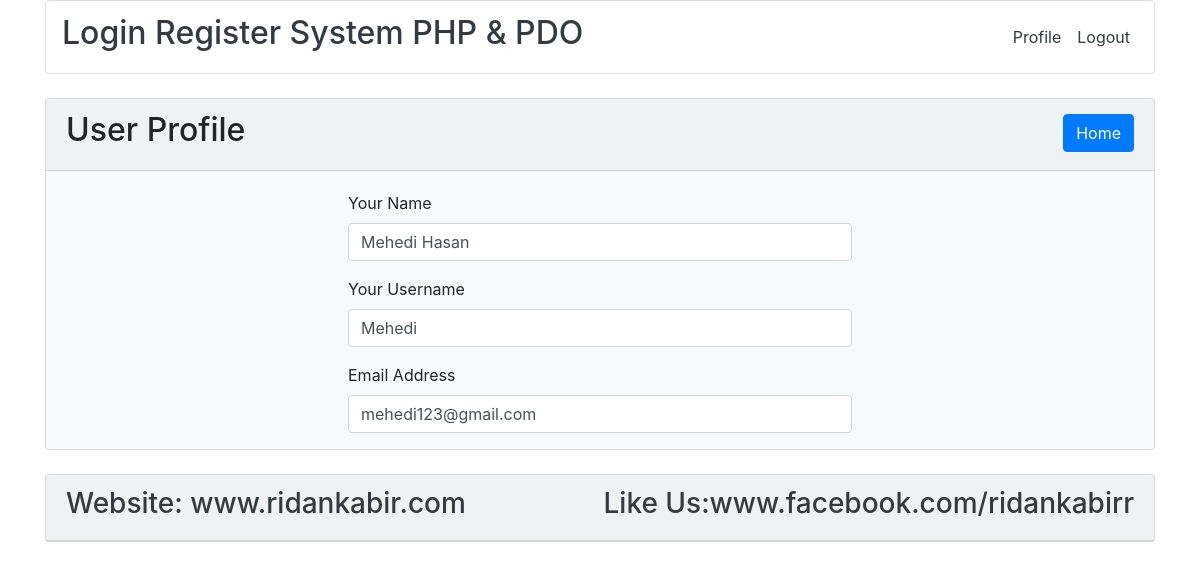
The page /profile.php?id=25 (signed in) on the database its author committed.
### tables this page shows
CREATE TABLE `tbl_user` (
  `id` int(11) NOT NULL,
  `name` varchar(255) NOT NULL,
  `username` varchar(255) NOT NULL,
  `email` varchar(255) NOT NULL,
  `password` varchar(255) NOT NULL
);

### lib/User.php (called while the page is built, shortened)
<?php
	include "Database.php";
	class User{
		private $db;
		public function __construct(){
			$this->db = new Database();
		}
	public function getUserById($userId){
		$sql = "SELECT * FROM tbl_user WHERE id = :id LIMIT 1";
			$query = $this->db->pdo->prepare($sql);
			$query->bindValue(':id', $userId);
			$query->execute();
			$result = $query->fetch(PDO::FETCH_OBJ);
			return $result;
	}
	}
?>

### lib/Database.php (called while the page is built)
<?php
 class Database {
 	private $hostdb = "localhost";
 	private $userdb = "root";
 	private $passdb = "";
 	private $namedb = "db_log_reg";
 	public $pdo;
 	public function __construct(){
 		if (!isset($this->pdo)) {
 			try
 			{
 				$link = new PDO("mysql:host=".$this->hostdb.";dbname=".$this->namedb,$this->userdb,$this->passdb);
 				$link->setAttribute(PDO::ATTR_ERRMODE, PDO::ERRMODE_EXCEPTION);
 				$link->exec("SET CHARACTER SET utf8");
 				$this->pdo = $link;
 			}
 			catch(PDOException $e){
 				die("Failed to connect with Database ". $e->getMessage());
 			}
 		}
 	}
}
?>

### profile.php (the view, shortened to what this page needs)
<?php
	include "lib/User.php";
	include "inc/header.php";
?>
<?php
	if (isset($_GET['id'])) {
		$userId = (int)$_GET['id'];
	}
	$user = new User();
?>
<section class="main">
	<div class="container">
		<div class="card bg-light my-md-4">
			<div class="card-header">
				<h2>User Profile<span class="float-right"><a class="btn btn-primary" href="index.php">Home</a></span></h2>
			</div>
			<div class="card-body pb-0">
				<div class="col-md-6 offset-md-3">
					<?php
						$userData = $user->getUserById($userId);
						if ($userData) {
					?>
					<form action="" method="POST">
						<div class="form-group">
							<label for="name">Your Name</label>
							<input type="text" id="name" name="name" class="form-control" value="<?php echo $userData->name; ?>" autocomplete="off">
						</div>
						<div class="form-group">
							<label for="username">Your Username</label>
							<input type="text" id="username" name="username" class="form-control" value="<?php echo $userData->username; ?>" autocomplete="off">
						</div>
						<div class="form-group">
							<label for="email">Email Address</label>
							<input type="email" id="email" name="email" class="form-control" value="<?php echo $userData->email; ?>" autocomplete="off">
						</div>
					</form>
				<?php }else{ ?>
					<h3 class="text-danger text-center">This Id Has No Data...!</h3>
				<?php
					}
				?>
				</div>
			</div>
		</div>
	</div>
</section>
<?php
	include "inc/footer.php";
?>

### rows shown on the page
tbl_user: name "Mehedi Hasan", username "Mehedi", email "mehedi123@gmail.com"
